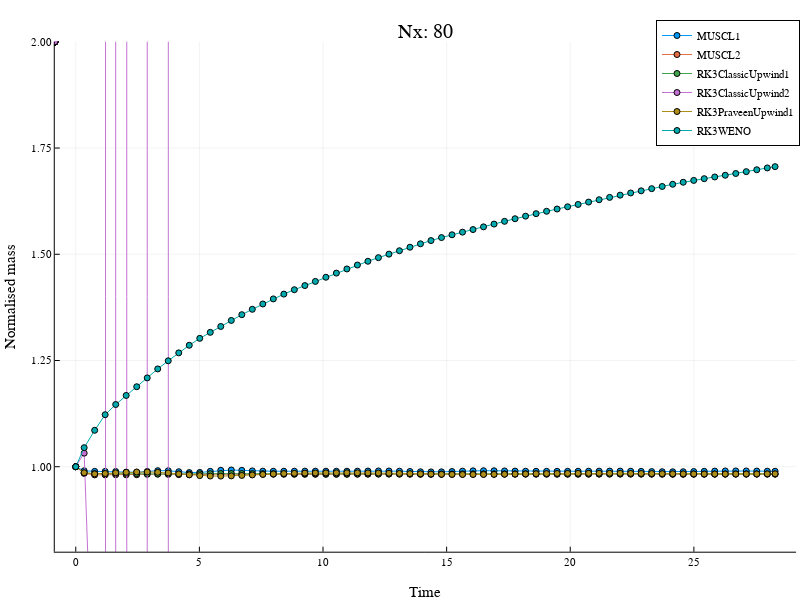

Notebook code cell kept with this figure:
### Markdown cell above
For Nx = 80:
 - MUSCL1: stable
 - MUSCL2: stable
 - WENO: stable
 - upwind1: stable
 - upwind2: unstable
 - praveen: stable

### Code cell
ms = 3
p2 = plot(D80[algList80[1]][:, 1], D80[algList80[1]][:, 2], xlabel="Time", ylabel="Normalised mass", ylim=(0.8, 2.0), label=algList80[1], markershape=:circle, size=(800, 600), legend=:topright, ms=ms, title="Nx: $(80)")
for (j, algStr) in enumerate(algList80)
    if algStr != algList80[1]
        plot!(p2, D80[algStr][:, 1], D80[algStr][:, 2], label=algList80[j], markershape=:circle, ms=ms)
    end
end
display(p2)
